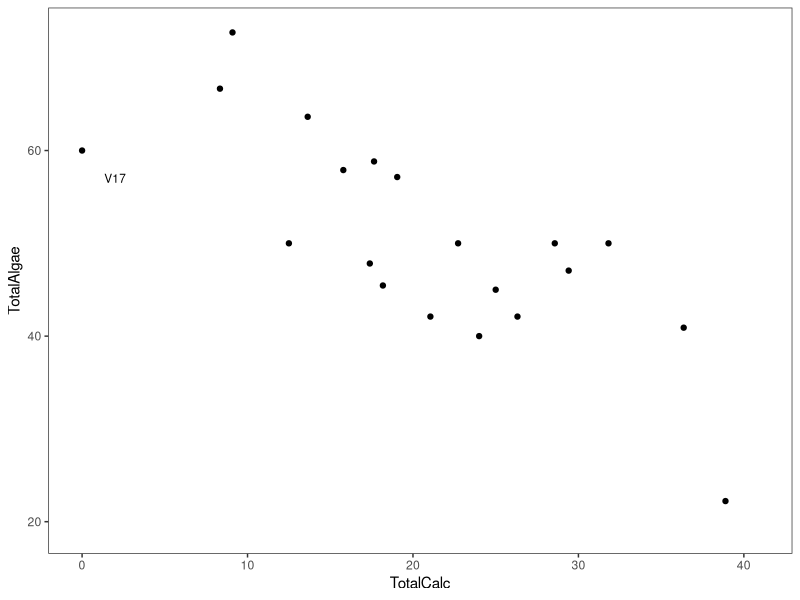
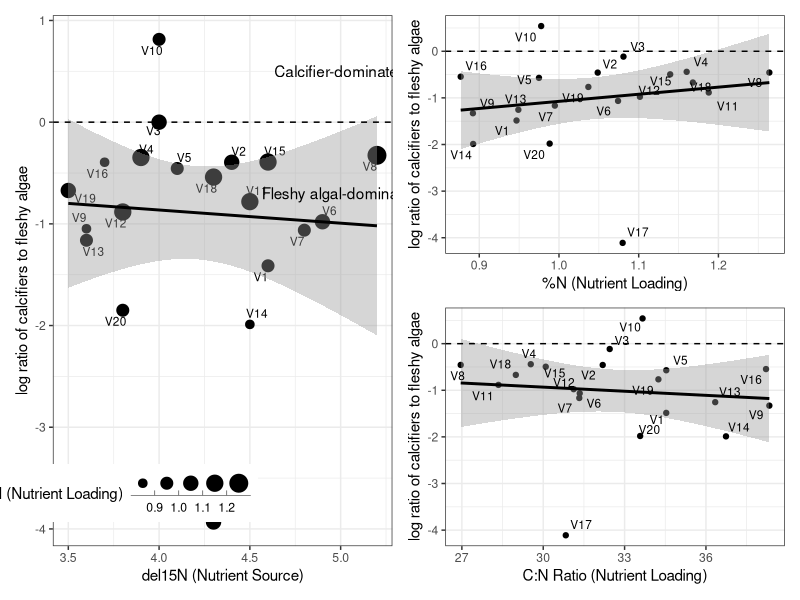
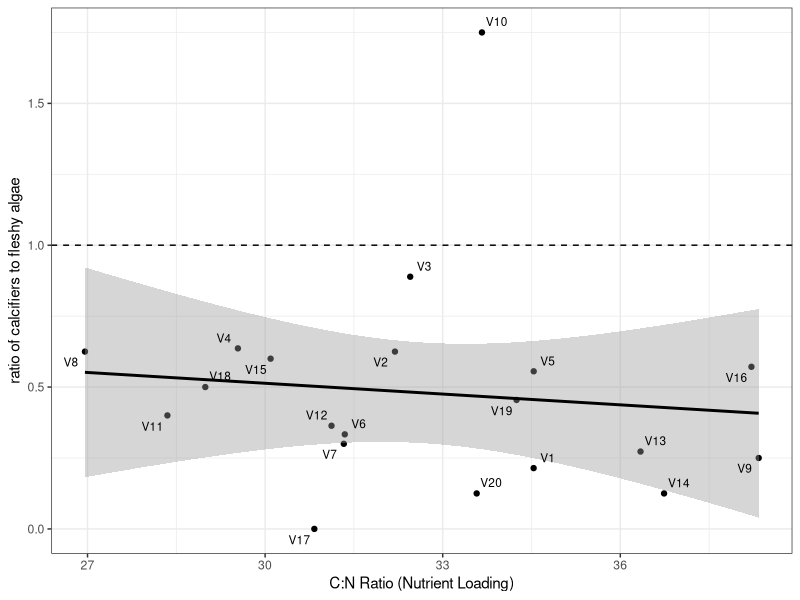
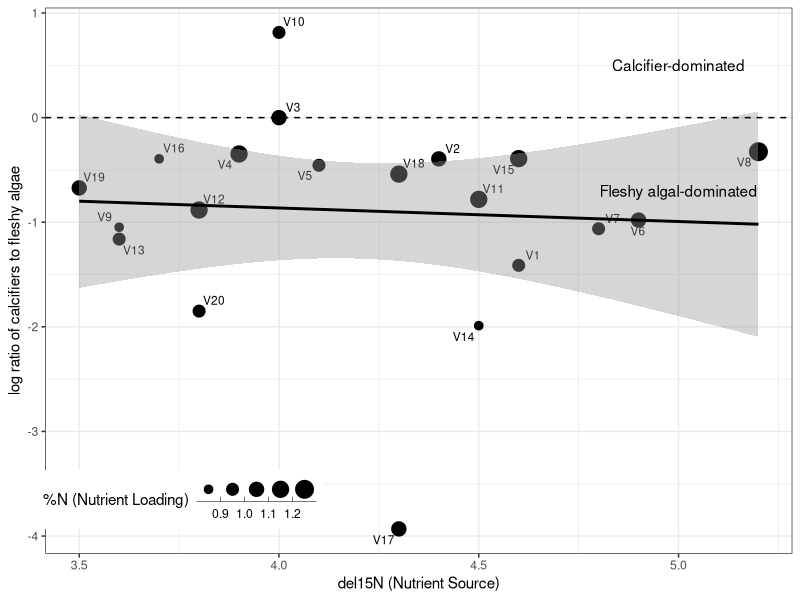
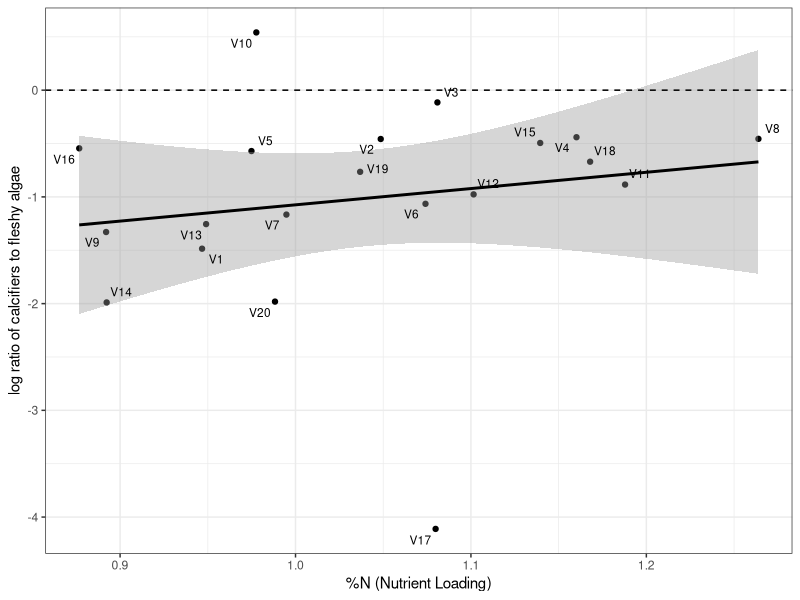
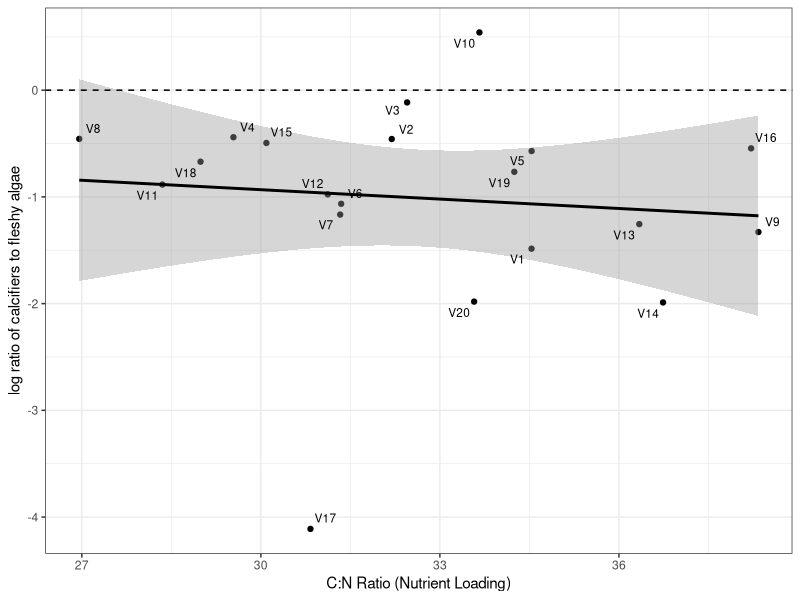

Here is the R script that generated these plots, in order:
### Broad functional categorizations across SGD

#### LIBRARIES ####
library(tidyverse)
library(here)
library(patchwork)
library(ggrepel)


#### READ IN DATA ####
taxa <- read_csv(here("Data", "Surveys","Distinct_Varari_Taxa.csv"))
survey <- read_csv(here("Data", "Surveys", "Species_Composition_2022.csv")) %>%
  filter(Location == "Varari")
nutrient <- read_csv(here("Data", "Biogeochem", "AugNutrient_Processed_CV.csv"))


#### CLEAN DATA ####

# group macroalgae
funTrait <- taxa %>%
  mutate(coral_algae = if_else(Taxon_Group == "Rhodophyta", true = "Macroalgae", false = if_else(
                                 Taxon_Group == "Chlorophyta", true = "Macroalgae", false = if_else(
                                 Taxon_Group == "Phaeophyta", true = "Macroalgae", false = Taxon_Group))))

# calculate percent cover of primary taxon groups
pCover <- funTrait %>%
  full_join(survey) %>%
  group_by(CowTagID) %>%
  count(coral_algae) %>%
  pivot_wider(names_from = coral_algae, values_from = n) %>%
  mutate(total = sum(across(Abiotic:Cyanobacteria), na.rm = T)) %>% # calculate total individuals per category
  mutate(across(Abiotic:Cyanobacteria, ~ . / total * 100), .keep = c("all")) %>%  # calculate % cover for benthic categories per cowtagid
  select(-total) %>%   # remove intermediate metric
  pivot_longer(Abiotic:Cyanobacteria, names_to = "Taxa", values_to = "values") %>% # pivot to replace na with zero
  mutate(values = if_else(is.na(values), 0, values)) %>%
  pivot_wider(names_from = Taxa, values_from = values) # pivot back to wide

# binning calcifiers and fleshy+turf algae
pCover <- pCover %>%
  mutate(TotalCalc = CCA + Coral,
         TotalAlgae = Macroalgae + Turf)

# join with biogeochemical data
pCover <- pCover %>%
  filter(CowTagID != "VSEEP") %>%
  left_join(nutrient)


#### PLOTTING ####

# Macroalgae vs Coral

#lm(data = pCover, TotalAlgae ~ TotalCalc) # observe intercept
pCover %>%
  ggplot(aes(x = TotalCalc, y = TotalAlgae)) +
  geom_point() +
  #geom_abline(slope = -1, intercept = 66.86) +
  geom_text(aes(label = ifelse(TotalCalc < 5, CowTagID, NA)),
            nudge_y = -3, nudge_x = 2, size = 3) +
  theme_bw() +
  theme(panel.grid.major = element_blank(),
        panel.grid.minor = element_blank())
  #scale_y_continuous(limits = c(0,70))


#### Comparing coral/algae ratios across sgd ####

# del15N
p1 <- pCover %>%
  ggplot(aes(y = log((TotalCalc+1)/(Macroalgae+1)), x = del15N)) +
  geom_point(aes(size = N_percent)) +
  geom_text_repel(aes(label = CowTagID), size = 3) +
  # geom_text(aes(label = ifelse(log((TotalCalc+1)/(Macroalgae+1)) > 0, CowTagID, NA)),
  #           nudge_y = 0, nudge_x = 0.1, size = 3) +
  geom_smooth(method = "lm", color = "black") +
  geom_hline(yintercept = 0, lty = 2)+
  scale_size_binned("%N (Nutrient Loading)") +
  scale_color_manual(values = c("#6A3937","#89A5A7"))+
  labs(y = "log ratio of calcifiers to fleshy algae",
       color = "",
       x = "del15N (Nutrient Source)")+
  annotate("text", x = 5, y = 0.5, label = "Calcifier-dominated")+
  annotate("text", x = 5, y = -0.7, label = "Fleshy algal-dominated")+
  theme_bw()+
  theme(legend.direction = "horizontal",
        legend.position = c(.18, .1))
ggsave(here("Output","CoralAlgae_15N.pdf"), p1, width = 10, height = 10)

# percent N
p2 <- pCover %>%
  ggplot(aes(y = log((TotalCalc+1)/(TotalAlgae+1)), x = N_percent))+
  geom_point() +
  geom_smooth(method = "lm", color = "black") +
  geom_text_repel(aes(label = CowTagID), size = 3) +
  # geom_text(aes(label = ifelse(log((TotalCalc+1)/(Macroalgae+1)) > 0, CowTagID, NA)),
  #           nudge_y = 0, nudge_x = 0.1, size = 3) +
  geom_hline(yintercept = 0, lty = 2) + #lty: line type, 2: dotted line
  scale_color_manual(values = c("#6A3937","#89A5A7"))+
  labs(y = "log ratio of calcifiers to fleshy algae",
       color = "",
       x = "%N (Nutrient Loading)") +
  # annotate("text", x = 1.1, y = 0.5, label = "Calcifier-dominated")+
  # annotate("text", x = 1.1, y = -0.5, label = "Fleshy algal-dominated")+
  theme_bw() +
  theme(legend.position = "none")
ggsave(here("Output","CoralAlgae_Npercent.pdf"), p2, width = 10, height = 10)

# C:N ratio
p3 <- pCover %>%
  ggplot(aes(y = log((TotalCalc+1)/(TotalAlgae+1)), x = C_N))+
  geom_point() +
  geom_smooth(method = "lm", color = "black") +
  geom_text_repel(aes(label = CowTagID), size = 3) +
  # geom_text(aes(label = ifelse(log((TotalCalc+1)/(Macroalgae+1)) > 0, CowTagID, NA)),
  #           nudge_y = 0, nudge_x = 0.1, size = 3) +
  geom_hline(yintercept = 0, lty = 2) + #lty: line type, 2: dotted line
  scale_color_manual(values = c("#6A3937","#89A5A7"))+
  labs(y = "log ratio of calcifiers to fleshy algae",
       color = "",
       x = "C:N Ratio (Nutrient Loading)") +
  # annotate("text", x = 1.1, y = 0.5, label = "Calcifier-dominated")+
  # annotate("text", x = 1.1, y = -0.5, label = "Fleshy algal-dominated")+
  theme_bw() +
  theme(legend.position = "none")
ggsave(here("Output","CoralAlgae_CN.pdf"), p3, width = 10, height = 10)

modBenthic15N<-lm(log((TotalCalc+1)/(TotalAlgae+1))~del15N, data = pCover)
anova(modBenthic15N)

modBenthicNpercent<-lm(log((TotalCalc+1)/(TotalAlgae+1))~N_percent, data = pCover)
anova(modBenthicNpercent)

p1+p2 / p3


## without log transformation
pCover %>%
  ggplot(aes(y = (TotalCalc/TotalAlgae), x = C_N))+
  geom_point() +
  geom_smooth(method = "lm", color = "black") +
  geom_text_repel(aes(label = CowTagID), size = 3) +
  # geom_text(aes(label = ifelse(log((TotalCalc+1)/(Macroalgae+1)) > 0, CowTagID, NA)),
  #           nudge_y = 0, nudge_x = 0.1, size = 3) +
  geom_hline(yintercept = 1, lty = 2) + #lty: line type, 2: dotted line
  scale_color_manual(values = c("#6A3937","#89A5A7"))+
  labs(y = "ratio of calcifiers to fleshy algae",
       color = "",
       x = "C:N Ratio (Nutrient Loading)") +
  # annotate("text", x = 1.1, y = 0.5, label = "Calcifier-dominated")+
  # annotate("text", x = 1.1, y = -0.5, label = "Fleshy algal-dominated")+
  theme_bw() +
  theme(legend.position = "none")






